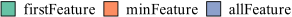

Generate this figure with R:
library(grid)
library(ggplot2)
library(extrafont)
require("RColorBrewer")
require(scales)
font_import()
loadfonts()

mywidth=6
myheight=0.3
if(T){
    x1 <- read.table("effectivenessLinux.data", header=TRUE)
    cairo_pdf(file="effectiveness-falsePositive_legend.pdf",  width=mywidth, height=myheight)
    x1$type <- factor(x1$type, levels=c("FirstFS","MinFS","AllFS"), labels=c("firstFeature","minFeature","allFeature"))
    x1$groupType <- factor(x1$groupType, levels=c("1K","5K" ,"10K"), labels=c("W=1K","W=5K" ,"W=10K"))
    my_hist=ggplot(data=x1, aes(x=groupType, y=ratio, fill=type)) +
    geom_bar(stat="identity", position=position_dodge(0.90), colour="black", width=0.8, size=0.3) +
    geom_text(aes(label = round(ratio*100,1)), position = position_dodge(0.90), hjust=0.5, vjust=-0.3,size=5,angle=0, color="black",family="Times New Roman") +
    scale_colour_brewer(palette = "Set2")+      
    coord_cartesian(ylim=c(0.055, 1.1)) +
    scale_y_continuous(breaks=seq(0, 1, 0.25), labels=format(seq(0, 100, 25), scientific=FALSE)) +
    # scale_x_discrete(breaks=type_name, labels=x_name) +
    scale_fill_brewer(palette = "Set2")+   
    guides(fill=guide_legend(nrow=1)) + 
    ylab("Match Ratio (%)") +
    xlab(NULL) +
    theme_bw() +
    theme(panel.grid.major=element_blank(), panel.grid.minor=element_blank(),
	    panel.background=element_blank(),
		panel.border = element_blank(),
		axis.line=element_line(colour="black", size=0.3),
		axis.ticks=element_line(size=0.3),
	    axis.text.x=element_text(margin=margin(10,0,0,0), angle=0, hjust=0.5, colour="black", size=18),
	    axis.title.y=element_text(margin=margin(0, 10, 0, 0), size=18, hjust=0.5),
	    axis.text.y=element_text(colour="black",size=18),
	    axis.title.x=element_text(margin=margin(5,-10,0,10), size=20),
        legend.title = element_blank(),
	    legend.key.size=unit(11, "pt"),
        legend.text=element_text(size=11, family="Times New Roman"),
	    # legend.position=c(0.6, 0.7),
        # legend.position="none",
		legend.direction="vertical",
        legend.margin = margin(t = 0, unit='cm')
    )
    g_legend <- function(a.gplot){
        tmp <- ggplot_gtable(ggplot_build(a.gplot))
        leg <- which(sapply(tmp$grobs, function(x) x$name) ==   "guide-box")
        legend <- tmp$grobs[[leg]]
        return(legend)}
        legend <- g_legend(my_hist)
        # or use cowplot package
        # legend <- cowplot::get_legend(my_hist)
        grid.newpage()
        grid.draw(legend)
}
